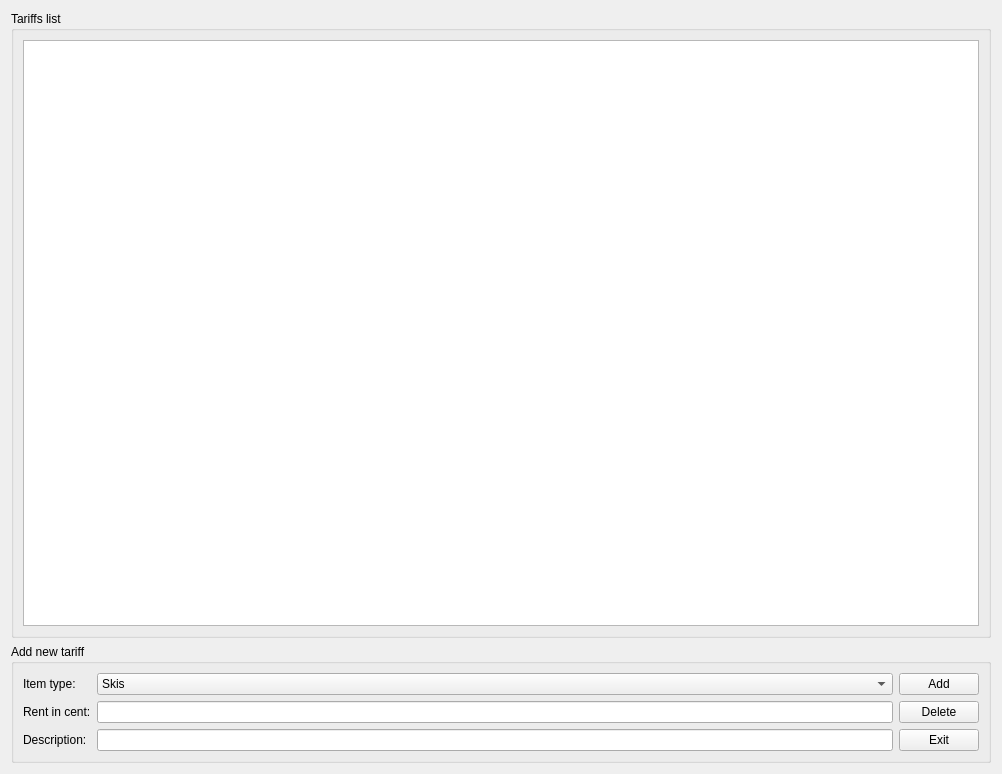
<?xml version="1.0" encoding="UTF-8"?>
<ui version="4.0">
 <class>TariffViewForm</class>
 <widget class="QWidget" name="TariffViewForm">
  <property name="geometry">
   <rect>
    <x>0</x>
    <y>0</y>
    <width>1002</width>
    <height>774</height>
   </rect>
  </property>
  <property name="windowTitle">
   <string>Form</string>
  </property>
  <layout class="QVBoxLayout" name="verticalLayout_2">
   <item>
    <widget class="QGroupBox" name="groupBox_List">
     <property name="title">
      <string>Tariffs list</string>
     </property>
     <layout class="QVBoxLayout" name="verticalLayout">
      <item>
       <widget class="QTableView" name="tableView_Tariff"/>
      </item>
     </layout>
    </widget>
   </item>
   <item>
    <widget class="QGroupBox" name="groupBox_Add">
     <property name="title">
      <string>Add new tariff</string>
     </property>
     <layout class="QHBoxLayout" name="horizontalLayout">
      <item>
       <layout class="QFormLayout" name="formLayout_NewTariff">
        <item row="0" column="0">
         <widget class="QLabel" name="label_ItemType">
          <property name="text">
           <string>Item type:</string>
          </property>
         </widget>
        </item>
        <item row="0" column="1">
         <widget class="QComboBox" name="comboBox_ItemType">
          <item>
           <property name="text">
            <string>Skis</string>
           </property>
          </item>
          <item>
           <property name="text">
            <string>Ski Boots</string>
           </property>
          </item>
          <item>
           <property name="text">
            <string>Snowboard</string>
           </property>
          </item>
         </widget>
        </item>
        <item row="1" column="0">
         <widget class="QLabel" name="label_RentPrice">
          <property name="text">
           <string>Rent in cent:</string>
          </property>
         </widget>
        </item>
        <item row="1" column="1">
         <widget class="QLineEdit" name="lineEdit_RentType"/>
        </item>
        <item row="2" column="0">
         <widget class="QLabel" name="label_Description">
          <property name="text">
           <string>Description:</string>
          </property>
         </widget>
        </item>
        <item row="2" column="1">
         <widget class="QLineEdit" name="lineEdit_Description"/>
        </item>
       </layout>
      </item>
      <item>
       <layout class="QVBoxLayout" name="verticalLayout_PB">
        <item>
         <widget class="QPushButton" name="pushButton_Add">
          <property name="text">
           <string>Add</string>
          </property>
         </widget>
        </item>
        <item>
         <widget class="QPushButton" name="pushButton_Delete">
          <property name="text">
           <string>Delete</string>
          </property>
         </widget>
        </item>
        <item>
         <widget class="QPushButton" name="pushButton_Exit">
          <property name="text">
           <string>Exit</string>
          </property>
         </widget>
        </item>
       </layout>
      </item>
     </layout>
    </widget>
   </item>
  </layout>
 </widget>
 <resources/>
 <connections/>
</ui>
